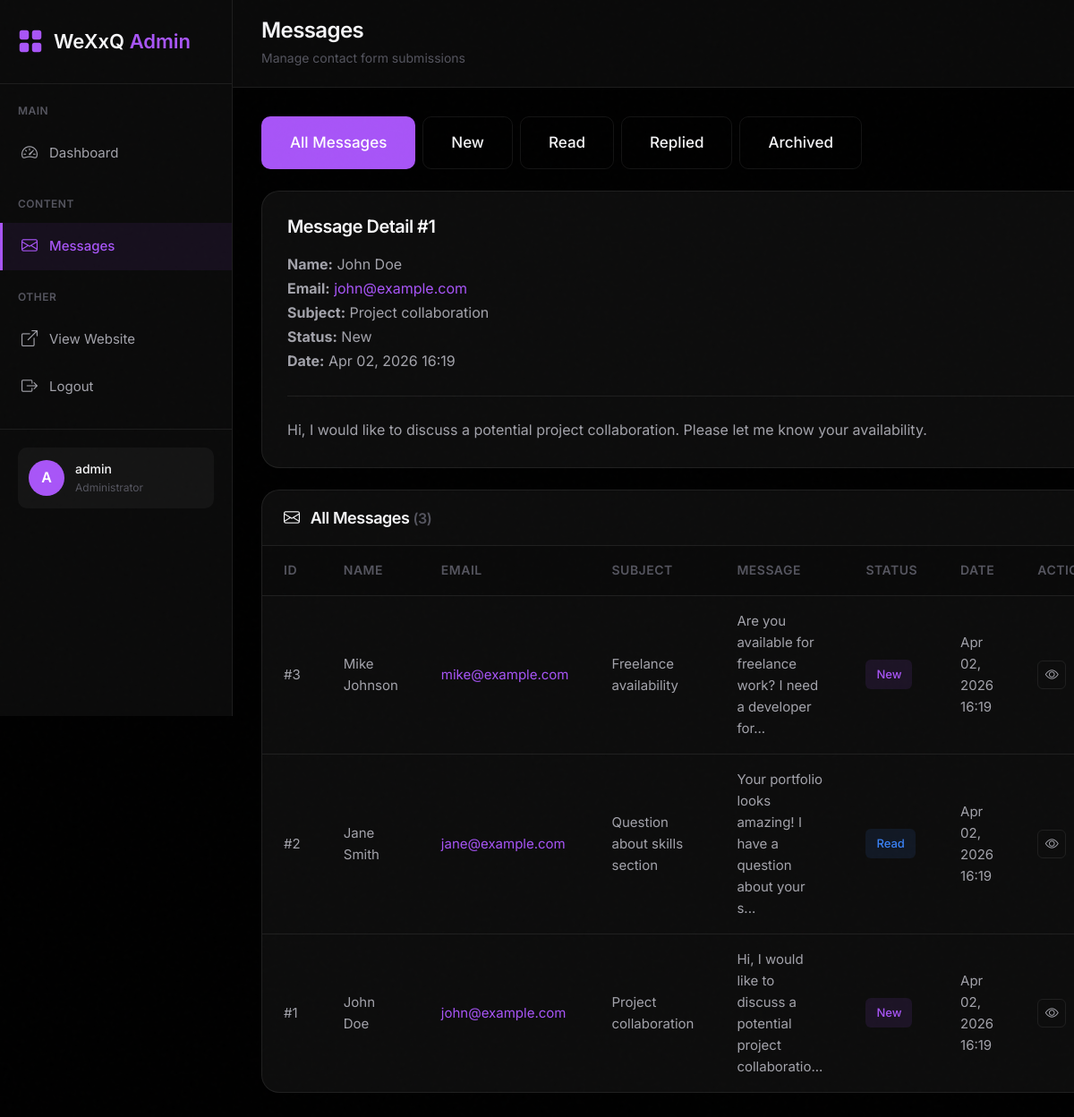
/admin/messages.php?view=1 (signed in), run on the app's committed database.
### tables this page shows
CREATE TABLE IF NOT EXISTS `contact_messages` (
  `id` INT(11) UNSIGNED NOT NULL AUTO_INCREMENT,
  `name` VARCHAR(100) NOT NULL,
  `email` VARCHAR(100) NOT NULL,
  `subject` VARCHAR(150) NOT NULL,
  `message` TEXT NOT NULL,
  `status` ENUM('new', 'read', 'replied', 'archived') DEFAULT 'new',
  `ip_address` VARCHAR(45) DEFAULT NULL,
  `user_agent` VARCHAR(255) DEFAULT NULL,
  `created_at` TIMESTAMP DEFAULT CURRENT_TIMESTAMP,
  `read_at` TIMESTAMP NULL DEFAULT NULL,
  `replied_at` TIMESTAMP NULL DEFAULT NULL,
  PRIMARY KEY (`id`),
  INDEX `idx_status` (`status`),
  INDEX `idx_created_at` (`created_at`),
  INDEX `idx_email` (`email`)
);

### admin/messages.php (the view, shortened to what this page needs)
<?php
$status_filter = $_GET['status'] ?? 'all';
$page = isset($_GET['page']) ? (int)$_GET['page'] : 1;
$per_page = 10;
$messages = [];
$total_messages = 0;
$view_message = null;
try {
    $db = getDbConnection();
    if (isset($_GET['view']) && ctype_digit((string)$_GET['view'])) {
        $view_id = (int)$_GET['view'];
        $viewStmt = $db->prepare('SELECT id, name, email, subject, message, status, created_at FROM contact_messages WHERE id = ? LIMIT 1');
        $viewStmt->execute([$view_id]);
        $view_message = $viewStmt->fetch() ?: null;
    }
    if ($status_filter === 'all') {
        $countStmt = $db->query('SELECT COUNT(*) FROM contact_messages');
        $total_messages = (int)$countStmt->fetchColumn();
        $offset = ($page - 1) * $per_page;
        $listStmt = $db->prepare('SELECT id, name, email, subject, message, status, created_at FROM contact_messages ORDER BY created_at DESC LIMIT ? OFFSET ?');
        $listStmt->bindValue(1, $per_page, PDO::PARAM_INT);
        $listStmt->bindValue(2, $offset, PDO::PARAM_INT);
        $listStmt->execute();
        $messages = $listStmt->fetchAll();
    }
} catch (Throwable $e) {
    $messages = [];
    $total_messages = 0;
    $total_pages = 1;
    $view_message = null;
}
include 'includes/admin-header.php';
include 'includes/admin-sidebar.php';
?>
<div class="admin-content">
    <header class="admin-header">
        <div class="admin-header-content">
            <div class="admin-header-left">
                <h1>Messages</h1>
                <p>Manage contact form submissions</p>
            </div>
        </div>
    </header>
    <main class="admin-main">
        <div class="mb-4">
            <div class="d-flex gap-2 flex-wrap">
                <a href="?status=all" class="btn <?php echo $status_filter === 'all' ? 'btn-purple' : 'btn-outline-purple'; ?>">
                    All Messages
                </a>
                <a href="?status=new" class="btn <?php echo $status_filter === 'new' ? 'btn-purple' : 'btn-outline-purple'; ?>">
                    New
                </a>
                <a href="?status=read" class="btn <?php echo $status_filter === 'read' ? 'btn-purple' : 'btn-outline-purple'; ?>">
                    Read
                </a>
                <a href="?status=replied" class="btn <?php echo $status_filter === 'replied' ? 'btn-purple' : 'btn-outline-purple'; ?>">
                    Replied
                </a>
                <a href="?status=archived" class="btn <?php echo $status_filter === 'archived' ? 'btn-purple' : 'btn-outline-purple'; ?>">
                    Archived
                </a>
            </div>
        </div>
        <?php if (!empty($view_message)): ?>
            <div class="glass-card mb-4 p-4">
                <h3 class="mb-3">Message Detail #<?php echo (int)$view_message['id']; ?></h3>
                <p><strong>Name:</strong> <?php echo htmlspecialchars($view_message['name']); ?></p>
                <p><strong>Email:</strong> <a href="mailto:<?php echo htmlspecialchars($view_message['email']); ?>" class="text-purple"><?php echo htmlspecialchars($view_message['email']); ?></a></p>
                <p><strong>Subject:</strong> <?php echo htmlspecialchars($view_message['subject']); ?></p>
                <p><strong>Status:</strong> <?php echo htmlspecialchars(ucfirst($view_message['status'])); ?></p>
                <p><strong>Date:</strong> <?php echo date('M d, Y H:i', strtotime($view_message['created_at'])); ?></p>
                <hr>
                <p class="mb-0"><?php echo nl2br(htmlspecialchars($view_message['message'])); ?></p>
            </div>
        <?php endif; ?>
        <div class="data-table-wrapper">
            <div class="data-table-header">
                <h3 class="data-table-title">
                    <i class="bi bi-envelope me-2"></i>
                    <?php echo ucfirst($status_filter); ?> Messages
                    <span class="text-muted small">(<?php echo number_format($total_messages); ?>)</span>
                </h3>
            </div>
            <?php if (empty($messages)): ?>
                <div class="empty-state">
                    <i class="bi bi-inbox"></i>
                    <h3>No Messages Found</h3>
                    <p>
                        <?php if ($status_filter === 'all'): ?>
                            No contact form submissions yet.
                        <?php else: ?>
                            No <?php echo $status_filter; ?> messages at this time.
                        <?php endif; ?>
                    </p>
                </div>
            <?php else: ?>
                <table class="data-table">
                    <thead>
                        <tr>
                            <th>ID</th>
                            <th>Name</th>
                            <th>Email</th>
                            <th>Subject</th>
                            <th>Message</th>
                            <th>Status</th>
                            <th>Date</th>
                            <th>Actions</th>
                        </tr>
                    </thead>
                    <tbody>
                        <?php foreach ($messages as $message): ?>
                            <tr>
                                <td>#<?php echo $message['id']; ?></td>
                                <td><?php echo htmlspecialchars($message['name']); ?></td>
                                <td>
                                    <a href="mailto:<?php echo htmlspecialchars($message['email']); ?>" class="text-purple">
                                        <?php echo htmlspecialchars($message['email']); ?>
                                    </a>
                                </td>
                                <td><?php echo htmlspecialchars($message['subject']); ?></td>
                                <td>
                                    <?php
                                    $preview = htmlspecialchars(substr($message['message'], 0, 60));
                                    echo strlen($message['message']) > 60 ? $preview . '...' : $preview;
                                    ?>
                                </td>
                                <td>
                                    <span class="status-badge-table status-<?php echo $message['status']; ?>">
                                        <?php echo ucfirst($message['status']); ?>
                                    </span>
                                </td>
                                <td><?php echo date('M d, Y H:i', strtotime($message['created_at'])); ?></td>
                                <td>
                                    <div class="action-buttons">
                                        <a href="?view=<?php echo $message['id']; ?>" class="btn-icon" title="View">
                                            <i class="bi bi-eye"></i>
                                        </a>
                                    </div>
                                </td>
                            </tr>
                        <?php endforeach; ?>
                    </tbody>
                </table>
            <?php endif; ?>
        </div>
       </main>
</div>
<?php include 'includes/admin-footer.php'; ?>

### assets/css/main.css (style rules this page uses)
:root { --bg-primary: #000000; --bg-secondary: #0a0a0a; --bg-tertiary: #141414; --bg-card: #0d0d0d; --accent: #a855f7; --accent-hover: #9333ea; --accent-glow: rgba(168, 85, 247, 0.3); --accent-subtle: rgba(168, 85, 247, 0.08); --accent-border: rgba(168, 85, 247, 0.22); --text-primary: #f5f5f7; --text-secondary: #a3a3ab; --text-muted: #55555f; --border-color: rgba(255, 255, 255, 0.08); --border-hover: rgba(168, 85, 247, 0.5); --font-primary: 'Inter', -apple-system, BlinkMacSystemFont, sans-serif; --radius-sm: 6px; --radius-md: 10px; --radius-lg: 14px; --radius-xl: 20px; --transition: 0.25s cubic-bezier(0.4, 0, 0.2, 1); --transition-slow: 0.4s cubic-bezier(0.4, 0, 0.2, 1); --container-max: 1200px; }
* { margin: 0; padding: 0; box-sizing: border-box; }
html { scroll-behavior: smooth; overflow-x: hidden; width: 100%; }
body { background-color: var(--bg-primary); color: var(--text-primary); font-family: var(--font-primary); font-weight: 400; line-height: 1.6; font-size: 17px; -webkit-font-smoothing: antialiased; -moz-osx-font-smoothing: grayscale; overflow-x: hidden; width: 100%; max-width: 100vw; position: relative; }
h1, h2, h3, h4, h5, h6 { font-family: var(--font-primary); font-weight: 600; line-height: 1.2; color: var(--text-primary); letter-spacing: -0.025em; }
p { color: var(--text-secondary); line-height: 1.7; font-size: 1rem; }
a { text-decoration: none; color: inherit; transition: color var(--transition); }
.text-accent, .text-purple { color: var(--accent) !important; }
.text-muted { color: var(--text-muted) !important; }
.btn { display: inline-flex; align-items: center; justify-content: center; gap: 10px; font-family: var(--font-primary); font-weight: 500; font-size: 1.0625rem; border-radius: var(--radius-md); cursor: pointer; transition: all var(--transition); border: none; outline: none; }
.btn-purple, .btn-accent { background: var(--accent); color: white; padding: 16px 32px; }
.btn-outline-purple, .btn-outline-accent { border: 1px solid var(--border-color); color: var(--text-primary); background: transparent; padding: 15px 31px; }
.glass-card, .card { background: var(--bg-card); border: 1px solid var(--border-color); border-radius: var(--radius-xl); padding: 28px; transition: all var(--transition); }
.d-flex { display: flex !important; }
.flex-wrap { flex-wrap: wrap !important; }
.gap-2 { gap: 0.5rem !important; }
.mb-0 { margin-bottom: 0 !important; }
.mb-3 { margin-bottom: 1rem !important; }
.mb-4 { margin-bottom: 1.5rem !important; }
.me-2 { margin-right: 0.5rem !important; }
.small { font-size: 1rem !important; }
hr { border: none; border-top: 1px solid var(--border-color); margin: 1.5rem 0; }

### data on the page
contact_messages: id "1", name "John Doe", email "john@example.com", subject "Project collaboration", status "New", created_at "Apr 02, 2026 16:19", message "Hi, I would like to discuss a potential project collaboration. Please let me know your availability.", message "Hi, I would like to discuss a potential project collaboratio"
contact_messages: id "3", name "Mike Johnson", email "mike@example.com", subject "Freelance availability", message "Are you available for freelance work? I need a developer for", status "New", created_at "Apr 02, 2026 16:19"
contact_messages: id "2", name "Jane Smith", email "jane@example.com", subject "Question about skills section", message "Your portfolio looks amazing! I have a question about your s", status "Read", created_at "Apr 02, 2026 16:19"

### other printed values
substr($current_admin['username'] ?? 'A', 0, 1) "A"
$current_admin['username'] "admin"
$status_filter "All"
$total_messages "3"
